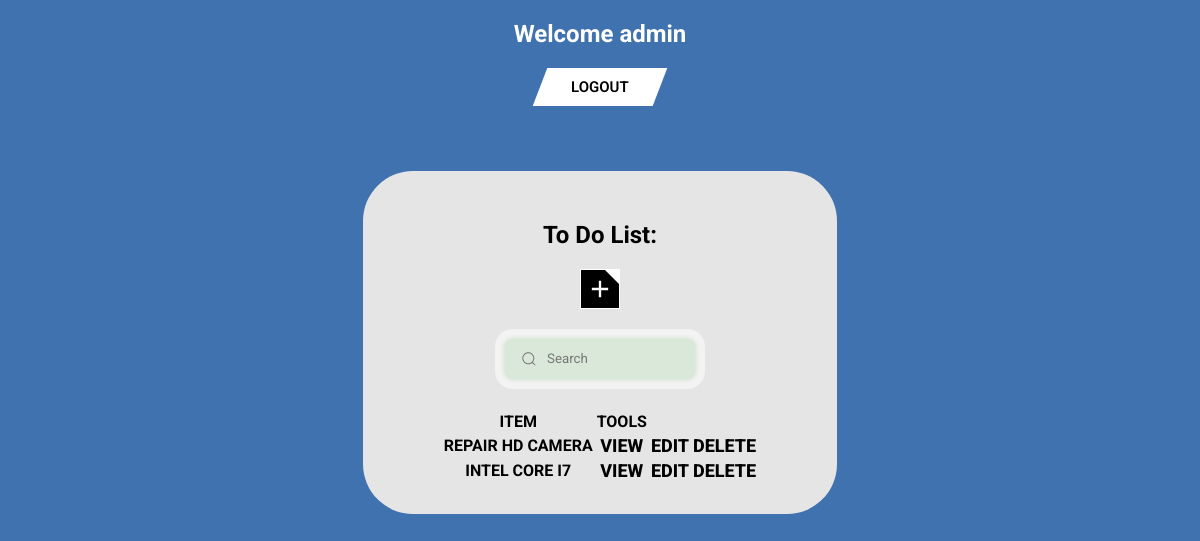
Before: / (signed in) with the older database file.
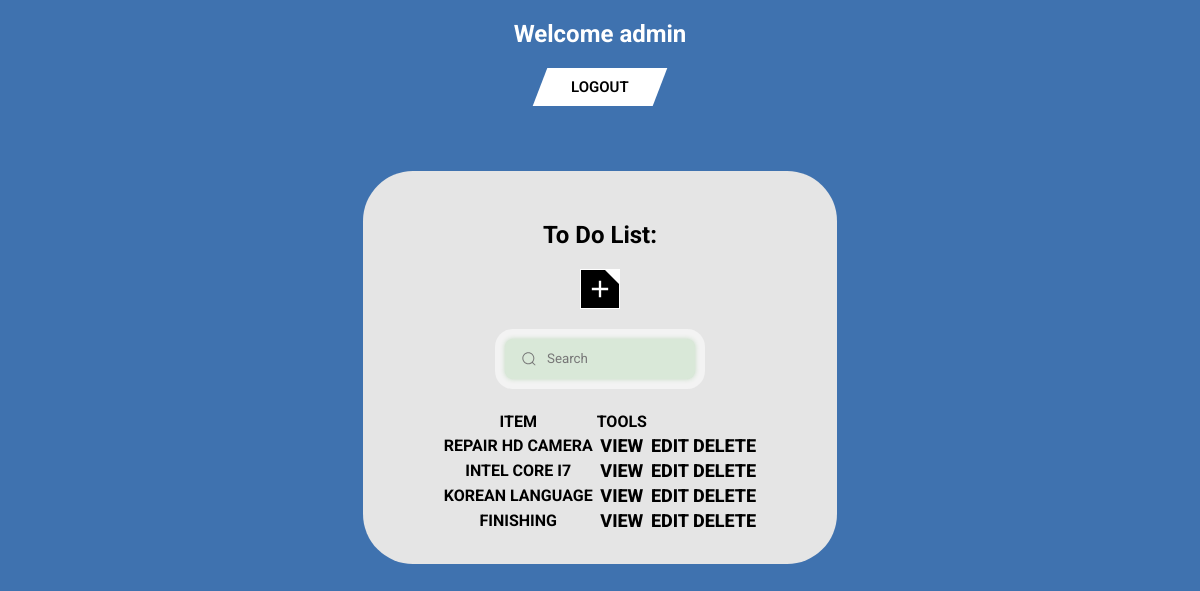
After: the same page with the newer database file.
### ToDoListApp/models.py (models this page shows, shortened)
class Task(models.Model):
    user = models.ForeignKey(User, on_delete=models.CASCADE, null=True, blank=True)
    title = models.CharField(max_length=200)
    description = models.TextField(null=True, blank=True)
    complete = models.BooleanField(default=False)
    create =  models.DateTimeField(auto_now_add=True)
    class Meta:
        ordering = ['complete']

### ToDoListApp/views.py (the view)
# urls.py: path('', TaskList.as_view(), name='tasks'),
class TaskList(LoginRequiredMixin, ListView):
    model = Task
    context_object_name = 'tasks'
    def get_context_data(self, **kwargs):
        context = super().get_context_data(**kwargs)
        context['tasks'] = context['tasks'].filter(user=self.request.user)
        context['count'] = context['tasks'].filter(complete=False).count()
        search_input = self.request.GET.get('search-area') or ''
        if search_input:
            context['tasks'] = context['tasks'].filter(title__startswith=search_input)
        context['search_input'] = search_input
        return context

### ToDoListApp/templates/ToDoListApp/task_list.html (shortened to what this page needs)
{% load static %}
<!DOCTYPE html>
<html lang="en">
<head>
    <link rel="stylesheet" href="{% static 'style.css' %}">
    <link rel="stylesheet" href="{% static 'list.css' %}">
</head>
<body>
    <header>
        <h2 class="header__title" style="color: white;">Welcome {{ request.user }}</h2>
        {% if request.user.is_authenticated %}
            <form action="{% url 'logout' %}" method="post" style="display: inline;">
                <button class="button_logout" type="submit">
                    <span class="span_logout">Logout</span>
                </button>
            </form>
        {% else %}
            <a href="{% url 'login' %}">Login</a>
        {% endif %}
    </header>
    <main class="main">
        <div class="main__container">
            <h2 class="main__title">To Do List:</h2>
            <a href="{% url 'task-create' %}" tabindex="0" class="plusButton">
                <svg class="plusIcon" xmlns="http://www.w3.org/2000/svg" viewBox="0 0 30 30">
                    <g mask="url(#mask0_21_345)">
                    <path d="M13.75 23.75V16.25H6.25V13.75H13.75V6.25H16.25V13.75H23.75V16.25H16.25V23.75H13.75Z"></path>
                    </g>
                </svg>
            </a>
            <form method="get" action="">
                <div class="group">
                    <input name="search-area" placeholder="Search" type="search" class="input" value="{{search_input}}">
                </div>
            </form>
            <table class="table-tasks">
                <tr>
                    <th>ITEM</th>
                    <th>TOOLS</th>
                </tr>
                {% for task in tasks %}
                <tr>
                    <th style="text-transform: uppercase;">{{ task.title }}</th>
                    <th><a class="btn" href="{% url 'task' task.id %}">View</a></th>
                    <th><a class="btn" href="{% url 'task-update' task.id %}">Edit</a></th>
                    <th><a class="btn" href="{% url 'task-delete' task.id %}">Delete</a></th>
                </tr>
                {% empty %}
                    <h3 class="main_subtitle">No items in list</h3>
                {% endfor %}
            </table>
        </div>
    </main>
</body>
</html>

### ToDoListApp/static/style.css (style rules this page uses)
* { font-family: "Roboto", serif; box-sizing: border-box; list-style-type: none; outline: none; text-decoration: none; }
body { background-color: #3F72AF; }
.main { display: flex; justify-content: center; }
.main__container { margin-top: 35px; padding-top: 30px; background-color: #E5E5E5; display: flex; flex-direction: column; align-items: center; border-radius: 50px; width: 40%; }

### ToDoListApp/static/list.css (style rules this page uses)
body { text-align: center; }
.button_logout { background: #fff; border: none; padding: 10px 20px; display: inline-block; font-size: 15px; font-weight: 600; width: 120px; text-transform: uppercase; cursor: pointer; transform: skew(-21deg); }
.span_logout { display: inline-block; transform: skew(21deg); }
.button_logout::before { content: ''; position: absolute; top: 0; bottom: 0; right: 100%; left: 0; background: rgb(20, 20, 20); opacity: 0; z-index: -1; transition: all 0.5s; }
header { margin-bottom: 30px; }
.main { display: flex; align-items: center; flex-direction: column; }
table { display: flex; justify-content: center; }
.plusButton { --plus_sideLength: 2.5rem; --plus_topRightTriangleSideLength: 0.9rem; position: relative; display: flex; justify-content: center; align-items: center; border: 1px solid white; width: var(--plus_sideLength); height: var(--plus_sideLength); background-color: #000000; overflow: hidden; }
.plusButton::before { position: absolute; content: ""; top: 0; right: 0; width: 0; height: 0; border-width: 0 var(--plus_topRightTriangleSideLength) var(--plus_topRightTriangleSideLength) 0; border-style: solid; border-color: transparent white transparent transparent; transition-timing-function: ease-in-out; transition-duration: 0.2s; }
.plusButton>.plusIcon { fill: white; width: calc(var(--plus_sideLength) * 0.7); height: calc(var(--plus_sideLength) * 0.7); z-index: 1; transition-timing-function: ease-in-out; transition-duration: 0.2s; }
.group { display: flex; line-height: 28px; align-items: center; position: relative; max-width: 190px; padding-bottom: 20px; padding-top: 30px; }
.input { height: 40px; line-height: 28px; padding: 0 1rem; width: 100%; padding-left: 2.5rem; border: 2px solid transparent; border-radius: 8px; outline: none; background-color: #D9E8D8; color: #0d0c22; box-shadow: 0 0 5px #C1D9BF, 0 0 0 10px #f5f5f5eb; transition: .3s ease; }
.input::placeholder { color: #777; }
.icon { position: absolute; left: 1rem; fill: #777; width: 1rem; height: 1rem; }
.btn { font-size: 18px; color: black; font-family: inherit; font-weight: 800; cursor: pointer; position: relative; border: none; background: none; text-transform: uppercase; transition-timing-function: cubic-bezier(0.25, 0.8, 0.25, 1); transition-duration: 400ms; transition-property: color; cursor: pointer; }
.btn:after { content: ""; pointer-events: none; bottom: -2px; left: 50%; position: absolute; width: 0%; height: 2px; background-color: black; transition-timing-function: cubic-bezier(0.25, 0.8, 0.25, 1); transition-duration: 400ms; transition-property: width, left; }
.table-tasks { padding-top: 10px; padding-bottom: 30px; }

Changed rows visible on the page:
added Task: title "KOREAN LANGUAGE"
added Task: title "FINISHING"
